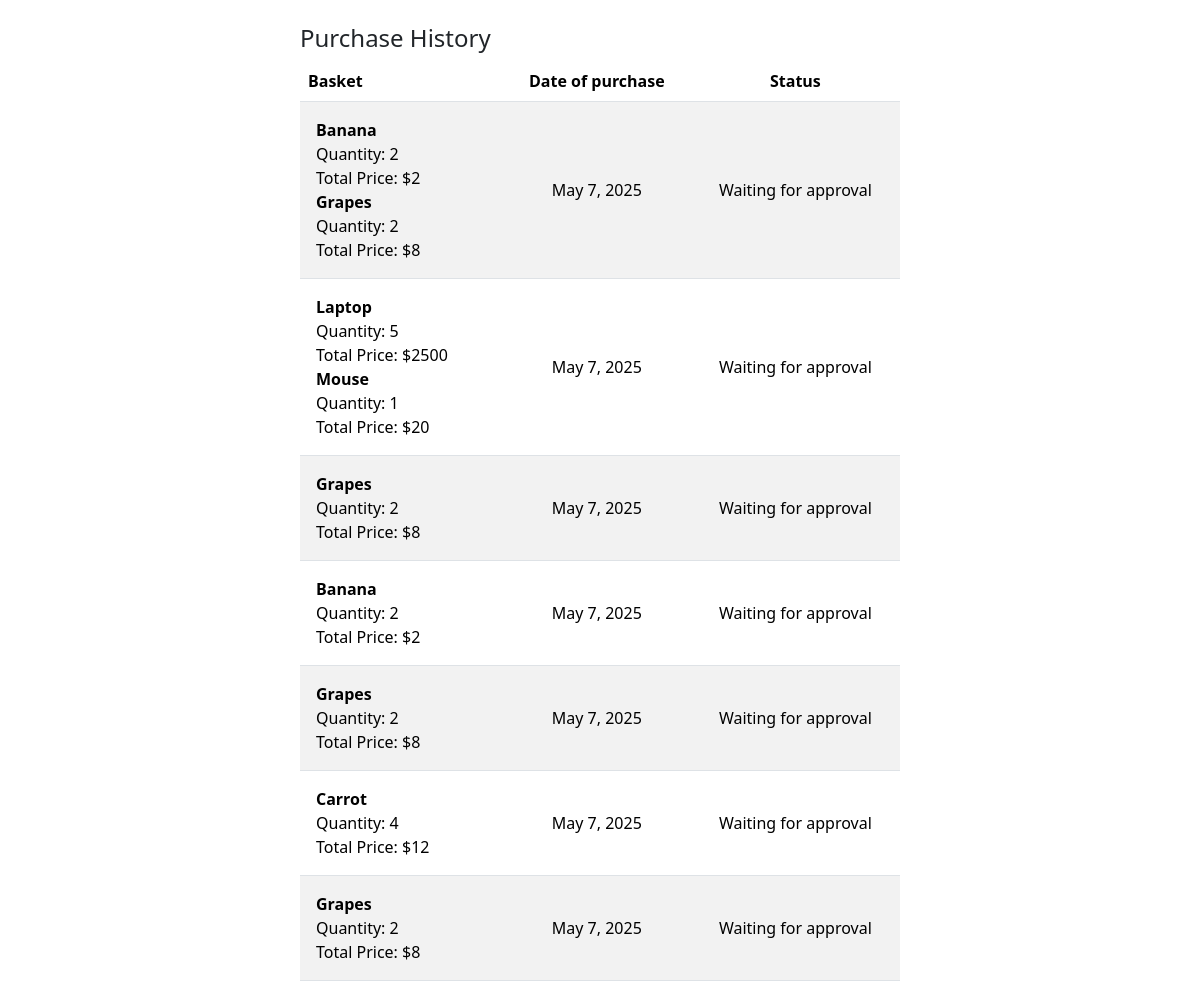
/customer/purchase-history/ (signed in), run on the app's committed database.
### store/models.py (models this page shows)
class Basket(models.Model):
  customer = models.ForeignKey(User, on_delete=models.SET_NULL, null=True, blank=True)
  products = models.JSONField()
  BASKET_STATUS = (('a', 'Approved'), ('d', 'Denied'), ('w', 'Waiting for approval'))
  status = models.CharField(
    max_length=1,
    choices=BASKET_STATUS,
    blank=True,
    default='w',
    help_text='Basket status'
  )
  date_created = models.DateField(null=True, blank=True)
  date_modified = models.DateField(null=True, blank=True)

### store/views.py (the view)
# urls.py: path('customer/purchase-history/', views.CustomerPurchaseHistoryView.as_view(), name='customer-purchase-history'),
class CustomerPurchaseHistoryView(generic.ListView):
  model = Basket
  context_object_name = 'purchase_history'
  template_name = 'customer/purchase_history.html'
  def get_queryset(self):
    user = self.request.user
    return Basket.objects.filter(customer=user)

### store/templates/customer/purchase_history.html (shortened to what this page needs)
{% extends "master.html" %}
{% block content %}
<div class="d-flex justify-content-center g-2 mt-4">
  <div class="col-6">
    <h4>Purchase History</h4>
    <table class="table table-striped">
      <thead>
        <tr>
          <th scope="col">Basket</th>
          <th scope="col" class="text-center">Date of purchase</th>
          <th scope="col" class="text-center">Status</th>
        </tr>
      </thead>
      <tbody>
        {% for item in purchase_history %}
          <tr>
            <td class="p-3">
              {% for product in item.products %}
                <strong>{{ product.name|capfirst }}</strong><br>
                Quantity: {{ product.quantity }}<br>
                Total Price: ${{ product.total_price }}<br/>
              {% endfor %}
            </td>
            <td class="text-center align-middle">{{ item.date_created }}</td>
            <td class="text-center align-middle">{{ item.get_status_display  }}</td>
          </tr>
        {% endfor %}
      </tbody>
    </table>
  </div>
</div>
{% endblock %}

### data on the page
Basket: name "Banana" "Grapes", quantity "2" "2", total_price "2" "8", date_created "May 7, 2025", status "Waiting for approval"
Basket: name "Laptop" "Mouse", quantity "5" "1", total_price "2500" "20", date_created "May 7, 2025", status "Waiting for approval"
Basket: name "Grapes", quantity "2", total_price "8", date_created "May 7, 2025", status "Waiting for approval"
Basket: name "Banana", quantity "2", total_price "2", date_created "May 7, 2025", status "Waiting for approval"
Basket: name "Grapes", quantity "2", total_price "8", date_created "May 7, 2025", status "Waiting for approval"
Basket: name "Carrot", quantity "4", total_price "12", date_created "May 7, 2025", status "Waiting for approval"
Basket: name "Grapes", quantity "2", total_price "8", date_created "May 7, 2025", status "Waiting for approval"
